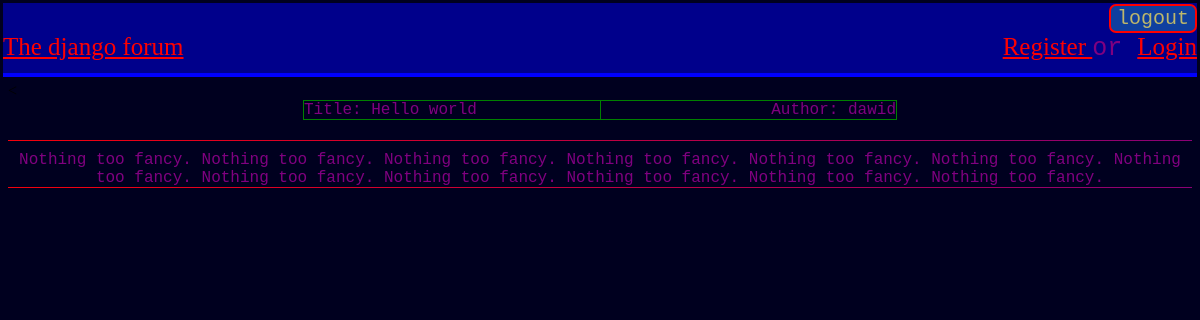
/forum/thread/posts/1, run on the app's committed database.
### blog/models.py (models this page shows, shortened)
class Post(models.Model):
	title = models.CharField(max_length= 100)
	content = models.TextField(max_length=5000)
	author = models.ForeignKey(User, on_delete= models.DO_NOTHING)
	thread = models.ForeignKey(Thread, on_delete=models.DO_NOTHING, default=None)

class User(models.Model):
	registration_date = models.DateTimeField('date registrated')
	biogram = models.CharField(max_length=2000)
	credentials = models.ForeignKey(Backend_user,on_delete=models.CASCADE, default=None)
	def __str__(self):
		return self.credentials.username

### blog/views.py (the view)
# urls.py: path('thread/posts/<int:identification>', views.forum_post, name='post' )
def forum_post(request,identification):
	post = Post.objects.get(pk=identification)
	return render(request,'blog/post.html',{"post" : post })

### blog/templates/blog/post.html (shortened to what this page needs)
{% extends 'blog/base.html' %}
{% load static %}
{% block content %}
<head>
	<<link rel="stylesheet" type="text/css" href="{% static 'blog/post.css' %}">
</head>
	<div class="post">
		<div class="info">
			<div class="title">
			Title: {{post.title}}
		</div>
		<div class="author">
			Author: {{post.author}}
		</div>
		</div>
		<div class="content">
			{{post.content}}
		</div>
	</div>
{% endblock %}

### blog/static/blog/base_style.css (style rules this page uses)
div { color: purple; font-family: Courier; }
body { background-color: #00001F; }

### blog/static/blog/post.css (style rules this page uses)
.post { align-items: center; display: flex; flex-direction: column; }
.info { display: flex; align-items: center; flex-direction: row; justify-content: space-evenly; margin-bottom: 20px; border: 1px solid green; width: 50%; }
.title { width: 100%; border-right: 1px solid green; }
.author { width: 100%; text-align: right; }
.content { width: 100%; text-align: center; border-image: linear-gradient(to right,red, purple) 1 100; border-top: 1px solid; border-bottom: 1px solid; padding-top: 10px; }

### data on the page
Post: title "Hello world", author "dawid", content "Nothing too fancy. Nothing too fancy. Nothing too fancy. Nothing too fancy. Nothing too fancy. Nothing too fancy. Nothing too fancy. Nothing too fancy. Nothing too fancy. Nothing too fancy. Nothing too fancy. Nothing too fancy."
